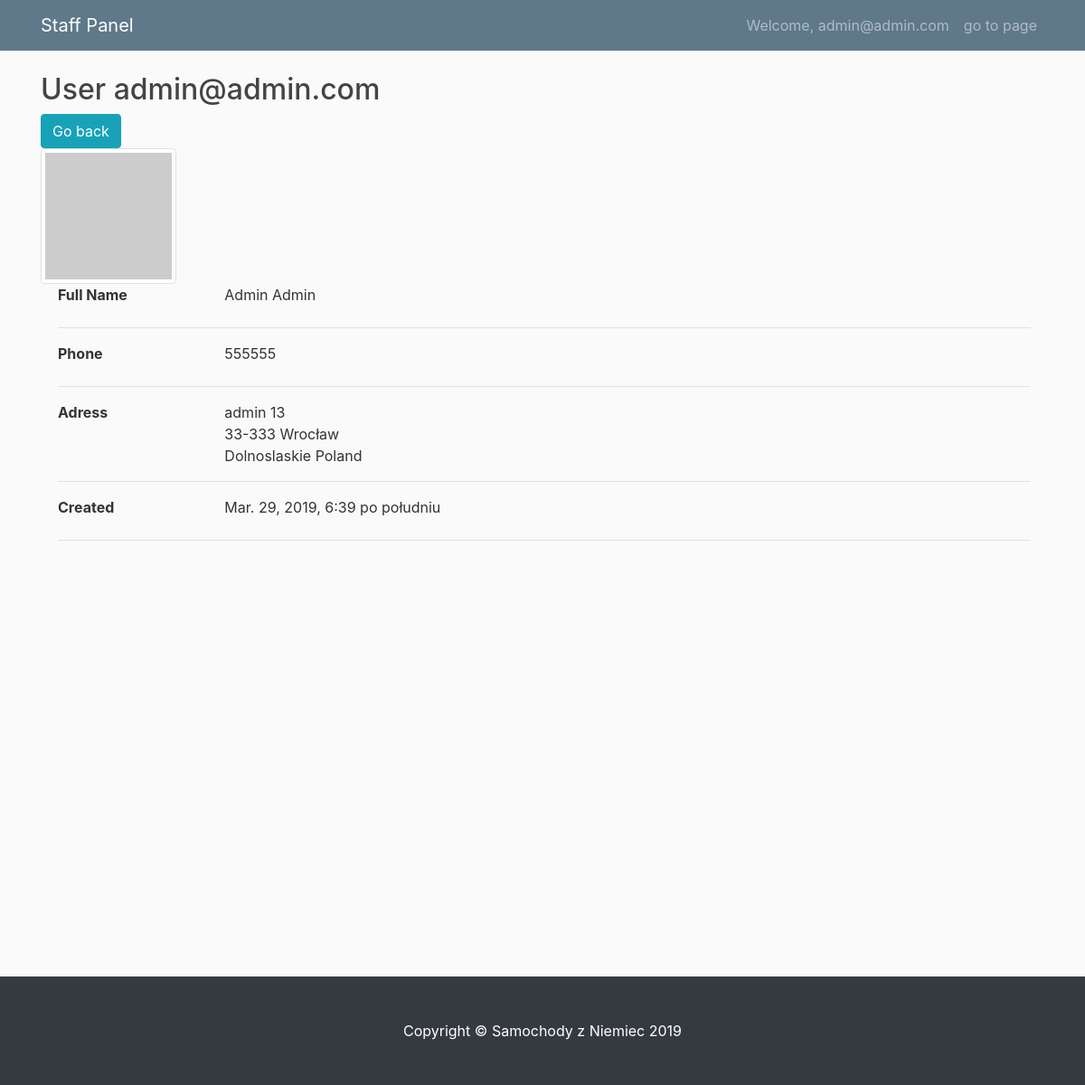
The app's page /staff/user_detail/1 (signed in) with its own data.
### account/models.py (models this page shows, shortened)
class User(AbstractBaseUser):
    email = models.EmailField(max_length=255, unique=True)
    is_active = models.BooleanField(default=True)  # can login
    is_staff = models.BooleanField(default=False)  # staff user non superuser
    is_admin = models.BooleanField(default=False)  # superuser
    created = models.DateTimeField(auto_now_add=True)
    updated = models.DateTimeField(auto_now=True)
    orders = models.ManyToManyField("orders.Order")
    first_name = models.CharField(max_length=100)
    last_name = models.CharField(max_length=100)
    phone = models.CharField(max_length=100, null=True)
    street = models.CharField(max_length=100, null=True)
    city = models.CharField(max_length=100, null=True)
    province = models.CharField(max_length=100, null=True, blank=True)
    code = models.CharField(max_length=100, null=True)
    country = models.CharField(max_length=100, null=True)
    USERNAME_FIELD = "email"  # username
    REQUIRED_FIELDS = []
    objects = UserManager()

### staff/decorators.py (the view)
    def wrap(request, *args, **kwargs):
        if request.user.is_authenticated and request.user.is_staff:
            return func(request, *args, **kwargs)
        elif request.user.is_authenticated:
            return redirect("shop:index")
        else:
            return redirect("account:login")

### cart/context_processors.py (called while the page is built)
def cart(request):
    return {'cart': Cart(request)}

### staff/templates/staff/user_detail.html (shortened to what this page needs)
{% extends 'staff/base.html' %}
{% block content %}
<h2>User {{user.email}}</h2>
<div class="row">
    <div class="col">
        <a href="{% url 'staff:user_list'%}" class="btn btn-info">Go back</a>
    </div>
</div>
<div class="d-flex justify-content-start">
    <div class="image-container">
        <img src="http://placehold.it/150x150" id="imgProfile" style="width: 150px; height: 150px"
            class="img-thumbnail" />
    </div>
</div>
<div class="col-12">
    <div class="tab-content ml-1" id="myTabContent">
        <div class="row">
            <div class="col-sm-3 col-md-2 col-5">
                <label style="font-weight:bold;">Full Name</label>
            </div>
            <div class="col-md-8 col-6">
                {{user.first_name}} {{user.last_name}}
            </div>
        </div>
        <hr />
        <div class="row">
            <div class="col-sm-3 col-md-2 col-5">
                <label style="font-weight:bold;">Phone</label>
            </div>
            <div class="col-md-8 col-6">
                {{user.phone}}
            </div>
        </div>
        <hr />
        <div class="row">
            <div class="col-sm-3 col-md-2 col-5">
                <label style="font-weight:bold;">Adress</label>
            </div>
            <div class="col-md-8 col-6">
                {{user.street}} <br>
                {{user.code}} {{user.city}} <br>
                {%if user.province%}
                {{user.province}}
                {%endif%}
                {{user.country}}
            </div>
        </div>
        <hr />
        <div class="row">
            <div class="col-sm-3 col-md-2 col-5">
                <label style="font-weight:bold;">Created</label>
            </div>
            <div class="col-md-8 col-6">
                {{user.created}}
            </div>
        </div>
        <hr />
    </div>
</div>
{% endblock %}

### staff/templates/staff/base.html (shortened to what this page needs)
{% load static %}
<!DOCTYPE html>
<html lang="en">
<head>
    <link rel="stylesheet" href="https://maxcdn.bootstrapcdn.com/bootstrap/4.0.0/css/bootstrap.min.css"
>
    <link href="{% static 'css/shop.css' %}" rel="stylesheet">
</head>
<body>
    <nav class="navbar navbar-expand-md navbar-dark bg-steel fixed-top">
        <div class="container">
            <a class="navbar-brand mr-4" href="{% url 'staff:panel' %}">Staff Panel</a>
            <div class="collapse navbar-collapse" id="navbarToggle">
                <div class="navbar-nav">
                    <a class="nav-item nav-link" href="{% url 'account:profile'%}">
                        Welcome, {{ user.email }}
                    </a>
                    <a class="nav-item nav-link" href="{% url 'shop:index'%}"> go to page </a>
                </div>
            </div>
        </div>
    </nav>
    <div class="container" style="min-height: 1000px;">
        {% block content%}
        {% endblock%}
    </div>
    <footer class="py-5 bg-dark">
        <div class="container">
            <p class="m-0 text-center text-white">Copyright &copy; Samochody z Niemiec 2019</p>
        </div>
    </footer>
</body>
</html>

### shop/static/css/shop.css (style rules this page uses)
body { background: #fafafa; color: #333333; margin-top: 5rem; }
h1, h2, h3, h4, h5, h6 { color: #444444; }
.bg-steel { background-color: #5f788a; }

### records on screen
User: email "admin@admin.com", first_name "Admin", last_name "Admin", phone "555555", street "admin 13", code "33-333", city "Wrocław", province "Dolnoslaskie", country "Poland", created "Mar. 29, 2019, 6:39 po południu"
